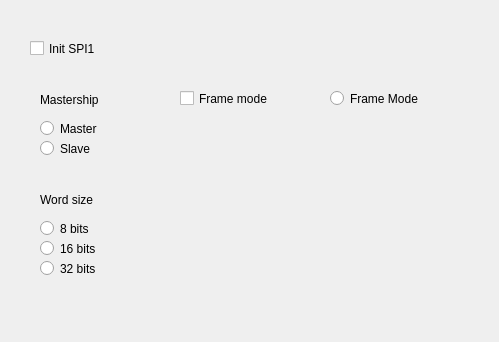
<?xml version="1.0" encoding="UTF-8"?>
<ui version="4.0">
 <class>SPIform</class>
 <widget class="QWidget" name="SPIform">
  <property name="geometry">
   <rect>
    <x>0</x>
    <y>0</y>
    <width>499</width>
    <height>342</height>
   </rect>
  </property>
  <property name="windowTitle">
   <string>Form</string>
  </property>
  <widget class="QCheckBox" name="InitSPI">
   <property name="geometry">
    <rect>
     <x>30</x>
     <y>40</y>
     <width>70</width>
     <height>17</height>
    </rect>
   </property>
   <property name="text">
    <string>Init SPI1</string>
   </property>
  </widget>
  <widget class="QWidget" name="Mastership" native="true">
   <property name="geometry">
    <rect>
     <x>30</x>
     <y>80</y>
     <width>120</width>
     <height>91</height>
    </rect>
   </property>
   <widget class="QRadioButton" name="setMaster">
    <property name="geometry">
     <rect>
      <x>10</x>
      <y>40</y>
      <width>61</width>
      <height>17</height>
     </rect>
    </property>
    <property name="text">
     <string>Master</string>
    </property>
   </widget>
   <widget class="QRadioButton" name="setSlave">
    <property name="geometry">
     <rect>
      <x>10</x>
      <y>60</y>
      <width>61</width>
      <height>17</height>
     </rect>
    </property>
    <property name="text">
     <string>Slave</string>
    </property>
   </widget>
   <widget class="QLabel" name="label_2">
    <property name="geometry">
     <rect>
      <x>10</x>
      <y>10</y>
      <width>71</width>
      <height>20</height>
     </rect>
    </property>
    <property name="text">
     <string>Mastership</string>
    </property>
   </widget>
  </widget>
  <widget class="QWidget" name="wordSize" native="true">
   <property name="geometry">
    <rect>
     <x>30</x>
     <y>210</y>
     <width>120</width>
     <height>81</height>
    </rect>
   </property>
   <widget class="QRadioButton" name="set8bits">
    <property name="geometry">
     <rect>
      <x>10</x>
      <y>10</y>
      <width>82</width>
      <height>17</height>
     </rect>
    </property>
    <property name="text">
     <string>8 bits</string>
    </property>
   </widget>
   <widget class="QRadioButton" name="set16bits">
    <property name="geometry">
     <rect>
      <x>10</x>
      <y>30</y>
      <width>82</width>
      <height>17</height>
     </rect>
    </property>
    <property name="text">
     <string>16 bits</string>
    </property>
   </widget>
   <widget class="QRadioButton" name="set32bits">
    <property name="geometry">
     <rect>
      <x>10</x>
      <y>50</y>
      <width>82</width>
      <height>17</height>
     </rect>
    </property>
    <property name="text">
     <string>32 bits</string>
    </property>
   </widget>
  </widget>
  <widget class="QWidget" name="setFrame" native="true">
   <property name="geometry">
    <rect>
     <x>170</x>
     <y>80</y>
     <width>120</width>
     <height>91</height>
    </rect>
   </property>
   <widget class="QCheckBox" name="initFrame">
    <property name="geometry">
     <rect>
      <x>10</x>
      <y>10</y>
      <width>91</width>
      <height>17</height>
     </rect>
    </property>
    <property name="text">
     <string>Frame mode</string>
    </property>
   </widget>
  </widget>
  <widget class="QLabel" name="label">
   <property name="geometry">
    <rect>
     <x>40</x>
     <y>190</y>
     <width>71</width>
     <height>20</height>
    </rect>
   </property>
   <property name="text">
    <string>Word size</string>
   </property>
  </widget>
  <widget class="QWidget" name="setInterrupt" native="true">
   <property name="geometry">
    <rect>
     <x>310</x>
     <y>80</y>
     <width>120</width>
     <height>91</height>
    </rect>
   </property>
   <widget class="QRadioButton" name="radioButton">
    <property name="geometry">
     <rect>
      <x>20</x>
      <y>10</y>
      <width>91</width>
      <height>17</height>
     </rect>
    </property>
    <property name="text">
     <string>Frame Mode</string>
    </property>
   </widget>
  </widget>
 </widget>
 <resources/>
 <connections/>
</ui>
